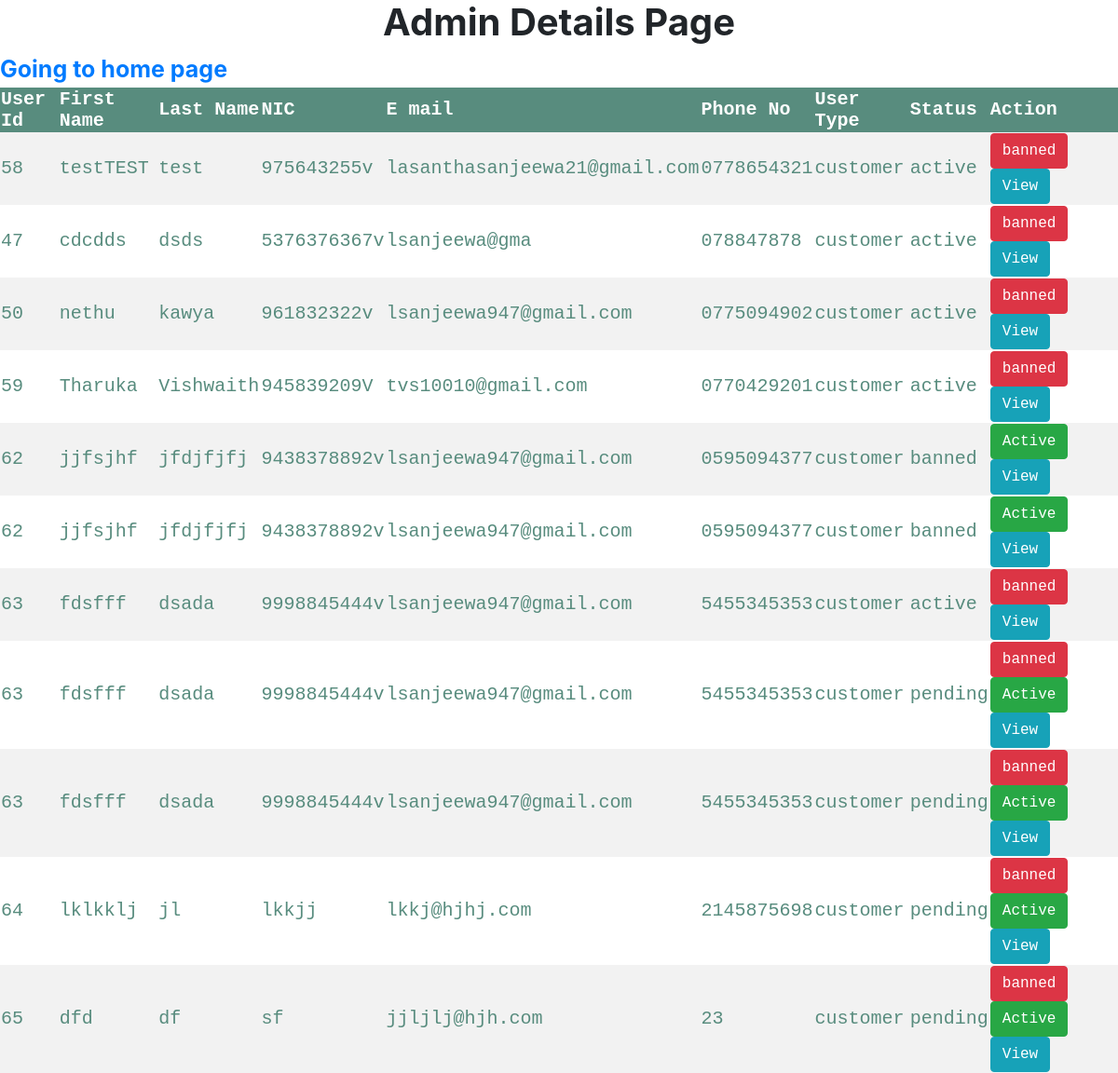
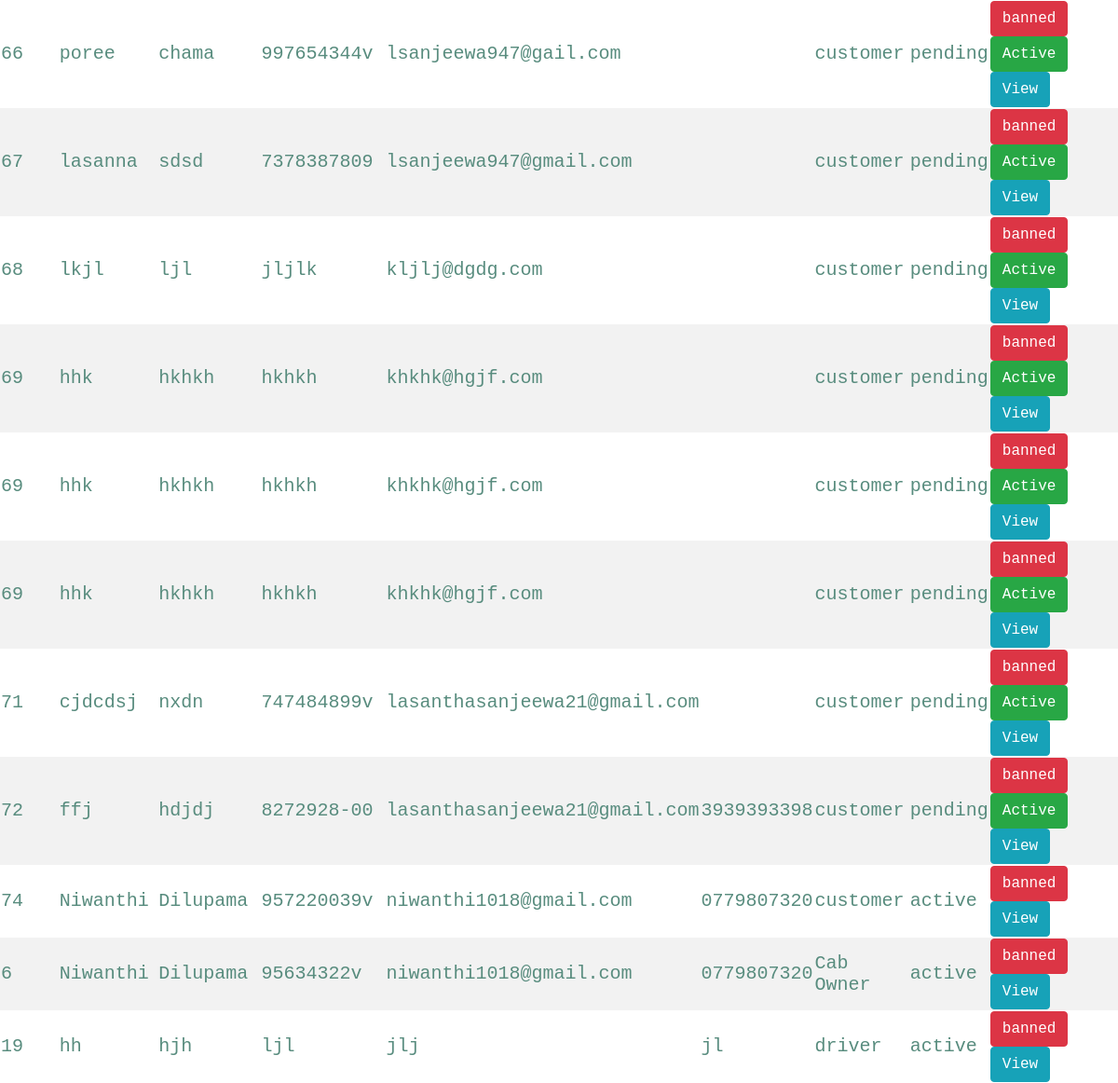
Screenshot of /admin-details.php (signed in) with the database file from the repository (2 pictures, top to bottom).
### tables this page shows
CREATE TABLE `customer` (
  `id` int(10) NOT NULL,
  `First_Name` varchar(50) DEFAULT NULL,
  `Last_Name` varchar(50) DEFAULT NULL,
  `C_Address` varchar(100) DEFAULT NULL,
  `NIC` varchar(11) DEFAULT NULL,
  `Email` varchar(50) DEFAULT NULL,
  `Phone_No` varchar(10) NOT NULL
);

CREATE TABLE `cab_owner` (
  `id` int(10) NOT NULL,
  `First_Name` varchar(50) DEFAULT NULL,
  `Last_Name` varchar(50) DEFAULT NULL,
  `CO_Address` varchar(100) DEFAULT NULL,
  `NIC` varchar(11) DEFAULT NULL,
  `Email` varchar(50) DEFAULT NULL,
  `Phone_No` varchar(10) NOT NULL
);

CREATE TABLE `driver` (
  `id` int(10) NOT NULL,
  `First_Name` varchar(50) DEFAULT NULL,
  `Last_Name` varchar(50) DEFAULT NULL,
  `D_DOB` date DEFAULT NULL,
  `D_Address` varchar(100) DEFAULT NULL,
  `NIC` varchar(11) DEFAULT NULL,
  `D_Licence_No` varchar(10) DEFAULT NULL,
  `Email` varchar(50) DEFAULT NULL,
  `Phone_No` varchar(10) NOT NULL
);

### DB.php (called while the page is built, shortened)
<?php
class DB{
    function __construct(){
$this->con = mysqli_connect("localhost","root","","cab_service_system");
    }
}
?>

### controller.php (called while the page is built, shortened)
<?php
include("DB.php");
class controller extends DB {
            ?>
            <?php
    function viewMultiData($table1, $table2) {
        $res = mysqli_query($this->con, "select * from $table1,$table2 where $table1.id=$table2.userId");
        $arr = array();
        while ($row = mysqli_fetch_array($res)) {
            $arr[] = $row;
        }
        return $arr;
    }
}
$obj = new controller();
?>

### admin-details.php (the view, shortened to what this page needs)
<?php
include_once("controller.php");
?>
<head>
    <link rel="stylesheet" href="Resourses/boostrap/bootstrap.min.css">
</head>
<body>
<center><h1>Admin Details Page</h1></center>
<a href="index.php" class="alert-link" style="font-size: 25px;">Going to home page</a>
<table>
    <tr>
        <th>User Id</th>
        <th>First Name</th>
        <th>Last Name</th>
        <th>NIC</th>
        <th>E mail</th>
        <th>Phone No</th>
        <th>User Type</th>
        <th>Status</th>
        <th>Action</th>
    </tr>
    <?php
    $table = ["customer", "cab_owner", "driver"];
    foreach ($table as $key => $value) {
        $data = $obj->viewMultiData($value, "login");
        foreach ($data as $row) {
            $Customer_id = $row["id"];
            $C_First_Name = $row["First_Name"];
            $C_Last_Name = $row["Last_Name"];
            $C_NIC = $row["NIC"];
            $C_Email = $row["Email"];
            $Phone_No = $row["Phone_No"];
            $status = $row["status"];
            $username = $row["username"];
            ?>
            <tr>
                <td><?php echo $Customer_id; ?></td>
                <td><?php echo $C_First_Name; ?></td>
                <td><?php echo $C_Last_Name; ?></td>
                <td><?php echo $C_NIC; ?></td>
                <td><?php echo $C_Email; ?></td>
                <td><?php echo $Phone_No; ?></td>
                <td><?php
                    if ($value == "cab_owner") {
                        echo "Cab Owner";
                    } else {
                        echo $value;
                    }
                    ?></td>
                <td><?php echo $status; ?></td>
                <td><?php if ($status == "pending") { ?><button class="btn btn-danger" onclick="window.location = 'controller.php?act=statusChange&u=<?php echo $username; ?>&status=banned'">banned</button><?php } ?><button class="btn btn-<?php
                    if ($status == 'pending' || $status == 'banned') {
                        echo 'success';
                    } else if ($status == 'active') {
                        echo 'danger';
                    }
                    ?>" onclick="window.location = 'controller.php?act=statusChange&u=<?php echo $username; ?>&status=<?php
                                                                                                                                                                                                                               if ($status == 'active') {
                                                                                                                                                                                                                                   echo 'banned';
                                                                                                                                                                                                                               } else {
                                                                                                                                                                                                                                   echo 'active';
                                                                                                                                                                                                                               }
                                                                                                                                                                                                                               ?>'"><?php
                                                                                                                                                                                                                                   if ($status == "pending" || $status == "banned") {
                                                                                                                                                                                                                                       echo "Active";
                                                                                                                                                                                                                                   } else if ($status == "active") {
                                                                                                                                                                                                                                       echo "banned";
                                                                                                                                                                                                                                   }
                                                                                                                                                                                                                                   ?></button><button class="btn btn-info" onclick="window.location = 'viewMore.php?id=<?php echo $Customer_id; ?>&table=<?php echo $value; ?>'">View</button></td>
            </tr>
            <?php
        }
    }
    ?>
</table>
</body>
</html>

### admin-details.php (style rules this page uses)
h1 { font-weight: bold; }
table { border-collapse: collapse; width: 100%; color: #588c7e; font-family: monospace; font-size: 20px; text-align: left; }
th { background-color: #588c7e; color: white; }
tr:nth-child(even) { background-color: #f2f2f2 }

### rows the page displays
customer: id "58", First_Name "testTEST", Last_Name "test", NIC "975643255v", Email "lasanthasanjeewa21@gmail.com", Phone_No "0778654321", value "customer", login.status "active", shows "banned"
customer: id "47", First_Name "cdcdds", Last_Name "dsds", NIC "5376376367v", Email "lsanjeewa@gma", Phone_No "078847878", value "customer", login.status "active", shows "banned"
customer: id "50", First_Name "nethu", Last_Name "kawya", NIC "961832322v", Email "lsanjeewa947@gmail.com", Phone_No "0775094902", value "customer", login.status "active", shows "banned"
customer: id "59", First_Name "Tharuka", Last_Name "Vishwaith", NIC "945839209V", Email "tvs10010@gmail.com", Phone_No "0770429201", value "customer", login.status "active", shows "banned"
customer: id "62", First_Name "jjfsjhf", Last_Name "jfdjfjfj", NIC "9438378892v", Email "lsanjeewa947@gmail.com", Phone_No "0595094377", value "customer", login.status "banned", shows "Active"
customer: id "63", First_Name "fdsfff", Last_Name "dsada", NIC "9998845444v", Email "lsanjeewa947@gmail.com", Phone_No "5455345353", value "customer", login.status "active", shows "banned", login.status "pending", shows "Active"
customer: id "64", First_Name "lklkklj", Last_Name "jl", NIC "lkkjj", Email "lkkj@hjhj.com", Phone_No "2145875698", value "customer", login.status "pending", shows "Active"
customer: id "65", First_Name "dfd", Last_Name "df", NIC "sf", Email "jjljlj@hjh.com", Phone_No "23", value "customer", login.status "pending", shows "Active"
customer: id "66", First_Name "poree", Last_Name "chama", NIC "997654344v", Email "lsanjeewa947@gail.com", value "customer", login.status "pending", shows "Active"
customer: id "67", First_Name "lasanna", Last_Name "sdsd", NIC "7378387809", Email "lsanjeewa947@gmail.com", value "customer", login.status "pending", shows "Active"
customer: id "68", First_Name "lkjl", Last_Name "ljl", NIC "jljlk", Email "kljlj@dgdg.com", value "customer", login.status "pending", shows "Active"
customer: id "69", First_Name "hhk", Last_Name "hkhkh", NIC "hkhkh", Email "khkhk@hgjf.com", value "customer", login.status "pending", shows "Active"
customer: id "71", First_Name "cjdcdsj", Last_Name "nxdn", NIC "747484899v", Email "lasanthasanjeewa21@gmail.com", value "customer", login.status "pending", shows "Active"
customer: id "72", First_Name "ffj", Last_Name "hdjdj", NIC "8272928-00", Email "lasanthasanjeewa21@gmail.com", Phone_No "3939393398", value "customer", login.status "pending", shows "Active"
customer: id "74", First_Name "Niwanthi", Last_Name "Dilupama", NIC "957220039v", Email "niwanthi1018@gmail.com", Phone_No "0779807320", value "customer", login.status "active", shows "banned"
cab_owner: id "6", First_Name "Niwanthi", Last_Name "Dilupama", NIC "95634322v", Email "niwanthi1018@gmail.com", Phone_No "0779807320", shows "Cab Owner", login.status "active", shows "banned"
driver: id "19", First_Name "hh", Last_Name "hjh", NIC "ljl", Email "jlj", Phone_No "jl", value "driver", login.status "active", shows "banned"
